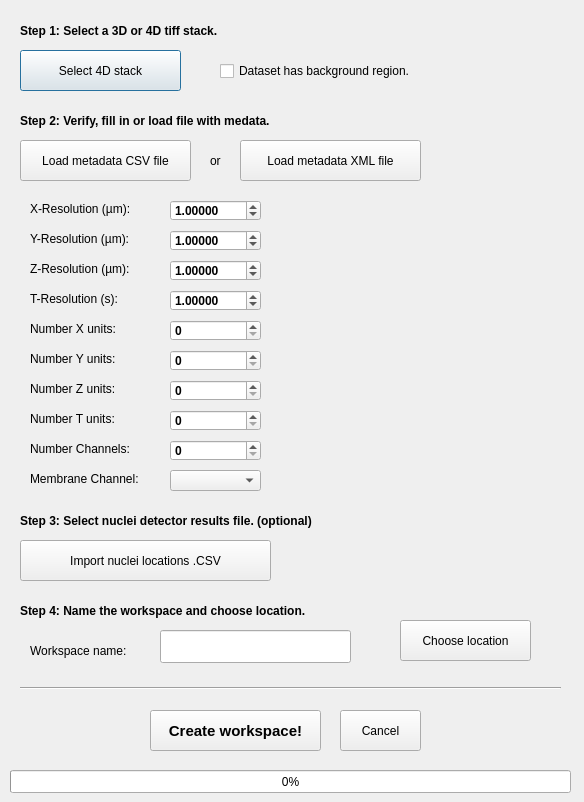
<?xml version="1.0" encoding="UTF-8"?>
<ui version="4.0">
 <class>Dialog</class>
 <widget class="QDialog" name="Dialog">
  <property name="geometry">
   <rect>
    <x>0</x>
    <y>0</y>
    <width>584</width>
    <height>802</height>
   </rect>
  </property>
  <property name="windowTitle">
   <string>New Workspace</string>
  </property>
  <widget class="QPushButton" name="btn_select_img">
   <property name="geometry">
    <rect>
     <x>20</x>
     <y>50</y>
     <width>161</width>
     <height>41</height>
    </rect>
   </property>
   <property name="text">
    <string>Select 4D stack</string>
   </property>
  </widget>
  <widget class="QLabel" name="label_preview_img">
   <property name="geometry">
    <rect>
     <x>280</x>
     <y>210</y>
     <width>271</width>
     <height>271</height>
    </rect>
   </property>
   <property name="autoFillBackground">
    <bool>true</bool>
   </property>
   <property name="text">
    <string/>
   </property>
   <property name="scaledContents">
    <bool>true</bool>
   </property>
  </widget>
  <widget class="QPushButton" name="btn_import_nuclei_csv">
   <property name="geometry">
    <rect>
     <x>20</x>
     <y>540</y>
     <width>251</width>
     <height>41</height>
    </rect>
   </property>
   <property name="text">
    <string>Import nuclei locations .CSV</string>
   </property>
  </widget>
  <widget class="QPushButton" name="btn_load_metadata_csv">
   <property name="geometry">
    <rect>
     <x>20</x>
     <y>140</y>
     <width>171</width>
     <height>41</height>
    </rect>
   </property>
   <property name="text">
    <string>Load metadata CSV file</string>
   </property>
  </widget>
  <widget class="QLabel" name="label_10">
   <property name="geometry">
    <rect>
     <x>30</x>
     <y>290</y>
     <width>141</width>
     <height>17</height>
    </rect>
   </property>
   <property name="text">
    <string>T-Resolution (s):</string>
   </property>
  </widget>
  <widget class="QLabel" name="label_8">
   <property name="geometry">
    <rect>
     <x>30</x>
     <y>230</y>
     <width>151</width>
     <height>17</height>
    </rect>
   </property>
   <property name="text">
    <string>Y-Resolution (µm):</string>
   </property>
  </widget>
  <widget class="QLabel" name="label_14">
   <property name="geometry">
    <rect>
     <x>30</x>
     <y>410</y>
     <width>111</width>
     <height>17</height>
    </rect>
   </property>
   <property name="text">
    <string>Number T units:</string>
   </property>
  </widget>
  <widget class="QLabel" name="label_11">
   <property name="geometry">
    <rect>
     <x>30</x>
     <y>320</y>
     <width>111</width>
     <height>17</height>
    </rect>
   </property>
   <property name="text">
    <string>Number X units:</string>
   </property>
  </widget>
  <widget class="QLabel" name="label_7">
   <property name="geometry">
    <rect>
     <x>30</x>
     <y>200</y>
     <width>151</width>
     <height>17</height>
    </rect>
   </property>
   <property name="text">
    <string>X-Resolution (µm):</string>
   </property>
  </widget>
  <widget class="QLabel" name="label_15">
   <property name="geometry">
    <rect>
     <x>30</x>
     <y>440</y>
     <width>121</width>
     <height>17</height>
    </rect>
   </property>
   <property name="text">
    <string>Number Channels:</string>
   </property>
  </widget>
  <widget class="QLabel" name="label_12">
   <property name="geometry">
    <rect>
     <x>30</x>
     <y>350</y>
     <width>111</width>
     <height>17</height>
    </rect>
   </property>
   <property name="text">
    <string>Number Y units:</string>
   </property>
  </widget>
  <widget class="QLabel" name="label_9">
   <property name="geometry">
    <rect>
     <x>30</x>
     <y>260</y>
     <width>151</width>
     <height>17</height>
    </rect>
   </property>
   <property name="text">
    <string>Z-Resolution (µm):</string>
   </property>
  </widget>
  <widget class="QLabel" name="label_17">
   <property name="geometry">
    <rect>
     <x>30</x>
     <y>470</y>
     <width>141</width>
     <height>17</height>
    </rect>
   </property>
   <property name="text">
    <string>Membrane Channel:</string>
   </property>
  </widget>
  <widget class="QLabel" name="label_13">
   <property name="geometry">
    <rect>
     <x>30</x>
     <y>380</y>
     <width>111</width>
     <height>17</height>
    </rect>
   </property>
   <property name="text">
    <string>Number Z units:</string>
   </property>
  </widget>
  <widget class="QDoubleSpinBox" name="doubleSpinBox_yres">
   <property name="geometry">
    <rect>
     <x>170</x>
     <y>230</y>
     <width>91</width>
     <height>21</height>
    </rect>
   </property>
   <property name="font">
    <font>
     <pointsize>9</pointsize>
     <weight>75</weight>
     <bold>true</bold>
    </font>
   </property>
   <property name="decimals">
    <number>5</number>
   </property>
   <property name="minimum">
    <double>0.000010000000000</double>
   </property>
   <property name="maximum">
    <double>100000.000000000000000</double>
   </property>
   <property name="value">
    <double>1.000000000000000</double>
   </property>
  </widget>
  <widget class="QSpinBox" name="spinBox_numt">
   <property name="geometry">
    <rect>
     <x>170</x>
     <y>410</y>
     <width>91</width>
     <height>21</height>
    </rect>
   </property>
   <property name="font">
    <font>
     <pointsize>9</pointsize>
     <weight>75</weight>
     <bold>true</bold>
    </font>
   </property>
   <property name="maximum">
    <number>10000</number>
   </property>
   <property name="value">
    <number>0</number>
   </property>
  </widget>
  <widget class="QDoubleSpinBox" name="doubleSpinBox_xres">
   <property name="geometry">
    <rect>
     <x>170</x>
     <y>200</y>
     <width>91</width>
     <height>21</height>
    </rect>
   </property>
   <property name="font">
    <font>
     <pointsize>9</pointsize>
     <weight>75</weight>
     <bold>true</bold>
    </font>
   </property>
   <property name="decimals">
    <number>5</number>
   </property>
   <property name="minimum">
    <double>0.000010000000000</double>
   </property>
   <property name="maximum">
    <double>100000.000000000000000</double>
   </property>
   <property name="value">
    <double>1.000000000000000</double>
   </property>
  </widget>
  <widget class="QSpinBox" name="spinBox_numch">
   <property name="geometry">
    <rect>
     <x>170</x>
     <y>440</y>
     <width>91</width>
     <height>21</height>
    </rect>
   </property>
   <property name="font">
    <font>
     <pointsize>9</pointsize>
     <weight>75</weight>
     <bold>true</bold>
    </font>
   </property>
   <property name="maximum">
    <number>9</number>
   </property>
   <property name="value">
    <number>0</number>
   </property>
  </widget>
  <widget class="QSpinBox" name="spinBox_numz">
   <property name="geometry">
    <rect>
     <x>170</x>
     <y>380</y>
     <width>91</width>
     <height>21</height>
    </rect>
   </property>
   <property name="font">
    <font>
     <pointsize>9</pointsize>
     <weight>75</weight>
     <bold>true</bold>
    </font>
   </property>
   <property name="maximum">
    <number>10000</number>
   </property>
   <property name="value">
    <number>0</number>
   </property>
  </widget>
  <widget class="QComboBox" name="comboBox_mem_chan">
   <property name="geometry">
    <rect>
     <x>170</x>
     <y>470</y>
     <width>91</width>
     <height>21</height>
    </rect>
   </property>
   <property name="font">
    <font>
     <pointsize>9</pointsize>
     <weight>75</weight>
     <bold>true</bold>
    </font>
   </property>
  </widget>
  <widget class="QSpinBox" name="spinBox_numy">
   <property name="geometry">
    <rect>
     <x>170</x>
     <y>350</y>
     <width>91</width>
     <height>21</height>
    </rect>
   </property>
   <property name="font">
    <font>
     <pointsize>9</pointsize>
     <weight>75</weight>
     <bold>true</bold>
    </font>
   </property>
   <property name="maximum">
    <number>10000</number>
   </property>
  </widget>
  <widget class="QSpinBox" name="spinBox_numx">
   <property name="geometry">
    <rect>
     <x>170</x>
     <y>320</y>
     <width>91</width>
     <height>21</height>
    </rect>
   </property>
   <property name="font">
    <font>
     <pointsize>9</pointsize>
     <weight>75</weight>
     <bold>true</bold>
    </font>
   </property>
   <property name="maximum">
    <number>10000</number>
   </property>
  </widget>
  <widget class="QDoubleSpinBox" name="doubleSpinBox_zres">
   <property name="geometry">
    <rect>
     <x>170</x>
     <y>260</y>
     <width>91</width>
     <height>21</height>
    </rect>
   </property>
   <property name="font">
    <font>
     <pointsize>9</pointsize>
     <weight>75</weight>
     <bold>true</bold>
    </font>
   </property>
   <property name="decimals">
    <number>5</number>
   </property>
   <property name="minimum">
    <double>0.000010000000000</double>
   </property>
   <property name="maximum">
    <double>100000.000000000000000</double>
   </property>
   <property name="value">
    <double>1.000000000000000</double>
   </property>
  </widget>
  <widget class="QDoubleSpinBox" name="doubleSpinBox_tres">
   <property name="geometry">
    <rect>
     <x>170</x>
     <y>290</y>
     <width>91</width>
     <height>21</height>
    </rect>
   </property>
   <property name="font">
    <font>
     <pointsize>9</pointsize>
     <weight>75</weight>
     <bold>true</bold>
    </font>
   </property>
   <property name="decimals">
    <number>5</number>
   </property>
   <property name="minimum">
    <double>0.000010000000000</double>
   </property>
   <property name="maximum">
    <double>100000.000000000000000</double>
   </property>
   <property name="value">
    <double>1.000000000000000</double>
   </property>
  </widget>
  <widget class="QLabel" name="label_3">
   <property name="geometry">
    <rect>
     <x>20</x>
     <y>20</y>
     <width>451</width>
     <height>21</height>
    </rect>
   </property>
   <property name="font">
    <font>
     <weight>75</weight>
     <bold>true</bold>
    </font>
   </property>
   <property name="text">
    <string>Step 1: Select a 3D or 4D tiff stack.</string>
   </property>
  </widget>
  <widget class="QLabel" name="label_5">
   <property name="geometry">
    <rect>
     <x>20</x>
     <y>110</y>
     <width>411</width>
     <height>21</height>
    </rect>
   </property>
   <property name="font">
    <font>
     <weight>75</weight>
     <bold>true</bold>
    </font>
   </property>
   <property name="text">
    <string>Step 2: Verify, fill in or load file with medata.</string>
   </property>
  </widget>
  <widget class="QLabel" name="label_6">
   <property name="geometry">
    <rect>
     <x>20</x>
     <y>510</y>
     <width>471</width>
     <height>21</height>
    </rect>
   </property>
   <property name="font">
    <font>
     <weight>75</weight>
     <bold>true</bold>
    </font>
   </property>
   <property name="text">
    <string>Step 3: Select nuclei detector results file. (optional)</string>
   </property>
  </widget>
  <widget class="QPushButton" name="btn_create_ws">
   <property name="geometry">
    <rect>
     <x>150</x>
     <y>710</y>
     <width>171</width>
     <height>41</height>
    </rect>
   </property>
   <property name="font">
    <font>
     <pointsize>11</pointsize>
     <weight>75</weight>
     <bold>true</bold>
    </font>
   </property>
   <property name="text">
    <string>Create workspace!</string>
   </property>
  </widget>
  <widget class="QPushButton" name="btn_cancel">
   <property name="geometry">
    <rect>
     <x>340</x>
     <y>710</y>
     <width>81</width>
     <height>41</height>
    </rect>
   </property>
   <property name="text">
    <string>Cancel</string>
   </property>
  </widget>
  <widget class="QLabel" name="label_18">
   <property name="geometry">
    <rect>
     <x>20</x>
     <y>600</y>
     <width>471</width>
     <height>21</height>
    </rect>
   </property>
   <property name="font">
    <font>
     <weight>75</weight>
     <bold>true</bold>
    </font>
   </property>
   <property name="text">
    <string>Step 4: Name the workspace and choose location.</string>
   </property>
  </widget>
  <widget class="QPushButton" name="btn_choose_location">
   <property name="geometry">
    <rect>
     <x>400</x>
     <y>620</y>
     <width>131</width>
     <height>41</height>
    </rect>
   </property>
   <property name="text">
    <string>Choose location</string>
   </property>
  </widget>
  <widget class="QLabel" name="label_19">
   <property name="geometry">
    <rect>
     <x>30</x>
     <y>640</y>
     <width>131</width>
     <height>21</height>
    </rect>
   </property>
   <property name="text">
    <string>Workspace name:</string>
   </property>
  </widget>
  <widget class="QLineEdit" name="lineEdit_ws_name">
   <property name="geometry">
    <rect>
     <x>160</x>
     <y>630</y>
     <width>191</width>
     <height>33</height>
    </rect>
   </property>
  </widget>
  <widget class="Line" name="line">
   <property name="geometry">
    <rect>
     <x>20</x>
     <y>680</y>
     <width>541</width>
     <height>16</height>
    </rect>
   </property>
   <property name="orientation">
    <enum>Qt::Horizontal</enum>
   </property>
  </widget>
  <widget class="QProgressBar" name="progressBar">
   <property name="geometry">
    <rect>
     <x>10</x>
     <y>770</y>
     <width>561</width>
     <height>23</height>
    </rect>
   </property>
   <property name="value">
    <number>0</number>
   </property>
  </widget>
  <widget class="QPushButton" name="btn_load_metadata_xml">
   <property name="geometry">
    <rect>
     <x>240</x>
     <y>140</y>
     <width>181</width>
     <height>41</height>
    </rect>
   </property>
   <property name="text">
    <string>Load metadata XML file</string>
   </property>
  </widget>
  <widget class="QLabel" name="label_4">
   <property name="geometry">
    <rect>
     <x>210</x>
     <y>150</y>
     <width>21</width>
     <height>21</height>
    </rect>
   </property>
   <property name="text">
    <string>or</string>
   </property>
  </widget>
  <widget class="QCheckBox" name="checkBox_has_bg">
   <property name="geometry">
    <rect>
     <x>220</x>
     <y>60</y>
     <width>281</width>
     <height>22</height>
    </rect>
   </property>
   <property name="text">
    <string>Dataset has background region.</string>
   </property>
  </widget>
 </widget>
 <tabstops>
  <tabstop>btn_select_img</tabstop>
  <tabstop>checkBox_has_bg</tabstop>
  <tabstop>btn_load_metadata_csv</tabstop>
  <tabstop>btn_load_metadata_xml</tabstop>
  <tabstop>doubleSpinBox_xres</tabstop>
  <tabstop>doubleSpinBox_yres</tabstop>
  <tabstop>doubleSpinBox_zres</tabstop>
  <tabstop>doubleSpinBox_tres</tabstop>
  <tabstop>spinBox_numx</tabstop>
  <tabstop>spinBox_numy</tabstop>
  <tabstop>spinBox_numz</tabstop>
  <tabstop>spinBox_numt</tabstop>
  <tabstop>spinBox_numch</tabstop>
  <tabstop>comboBox_mem_chan</tabstop>
  <tabstop>btn_import_nuclei_csv</tabstop>
  <tabstop>lineEdit_ws_name</tabstop>
  <tabstop>btn_choose_location</tabstop>
  <tabstop>btn_create_ws</tabstop>
  <tabstop>btn_cancel</tabstop>
 </tabstops>
 <resources/>
 <connections/>
</ui>
